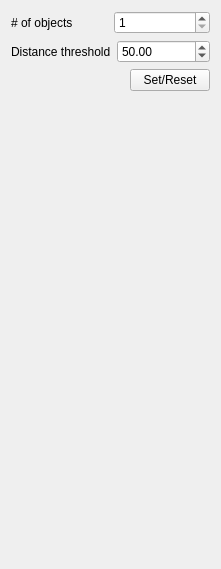
<?xml version="1.0" encoding="UTF-8"?>
<ui version="4.0">
 <class>Kmeans_widget</class>
 <widget class="QWidget" name="Kmeans_widget">
  <property name="geometry">
   <rect>
    <x>0</x>
    <y>0</y>
    <width>221</width>
    <height>569</height>
   </rect>
  </property>
  <property name="windowTitle">
   <string>Form</string>
  </property>
  <layout class="QVBoxLayout" name="verticalLayout_5">
   <item>
    <layout class="QVBoxLayout" name="verticalLayout_4">
     <item>
      <layout class="QHBoxLayout" name="horizontalLayout">
       <item>
        <widget class="QLabel" name="label">
         <property name="text">
          <string># of objects</string>
         </property>
        </widget>
       </item>
       <item>
        <widget class="QSpinBox" name="nObjectsSpinBox">
         <property name="minimum">
          <number>1</number>
         </property>
         <property name="maximum">
          <number>9999</number>
         </property>
        </widget>
       </item>
      </layout>
     </item>
     <item>
      <layout class="QHBoxLayout" name="horizontalLayout_2">
       <item>
        <widget class="QLabel" name="label_2">
         <property name="text">
          <string>Distance threshold</string>
         </property>
        </widget>
       </item>
       <item>
        <widget class="QDoubleSpinBox" name="distanceThresholdSpinBox">
         <property name="minimum">
          <double>10.000000000000000</double>
         </property>
         <property name="maximum">
          <double>500.000000000000000</double>
         </property>
         <property name="value">
          <double>50.000000000000000</double>
         </property>
        </widget>
       </item>
      </layout>
     </item>
     <item>
      <layout class="QHBoxLayout" name="horizontalLayout_4">
       <item>
        <spacer name="horizontalSpacer">
         <property name="orientation">
          <enum>Qt::Horizontal</enum>
         </property>
         <property name="sizeHint" stdset="0">
          <size>
           <width>40</width>
           <height>20</height>
          </size>
         </property>
        </spacer>
       </item>
       <item>
        <widget class="QPushButton" name="resetButton">
         <property name="sizePolicy">
          <sizepolicy hsizetype="Preferred" vsizetype="Preferred">
           <horstretch>0</horstretch>
           <verstretch>0</verstretch>
          </sizepolicy>
         </property>
         <property name="text">
          <string>Set/Reset</string>
         </property>
        </widget>
       </item>
      </layout>
     </item>
     <item>
      <spacer name="verticalSpacer">
       <property name="orientation">
        <enum>Qt::Vertical</enum>
       </property>
       <property name="sizeHint" stdset="0">
        <size>
         <width>20</width>
         <height>40</height>
        </size>
       </property>
      </spacer>
     </item>
    </layout>
   </item>
  </layout>
 </widget>
 <resources/>
 <connections/>
</ui>
